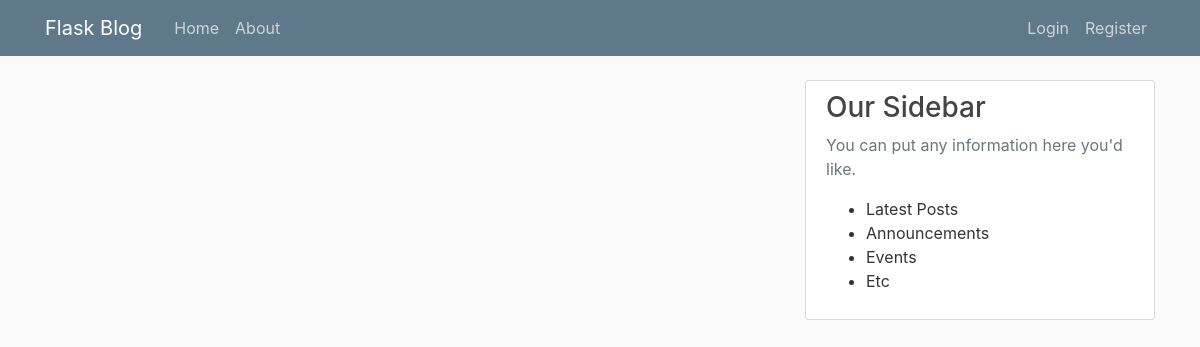
Page /home on the earlier database version.
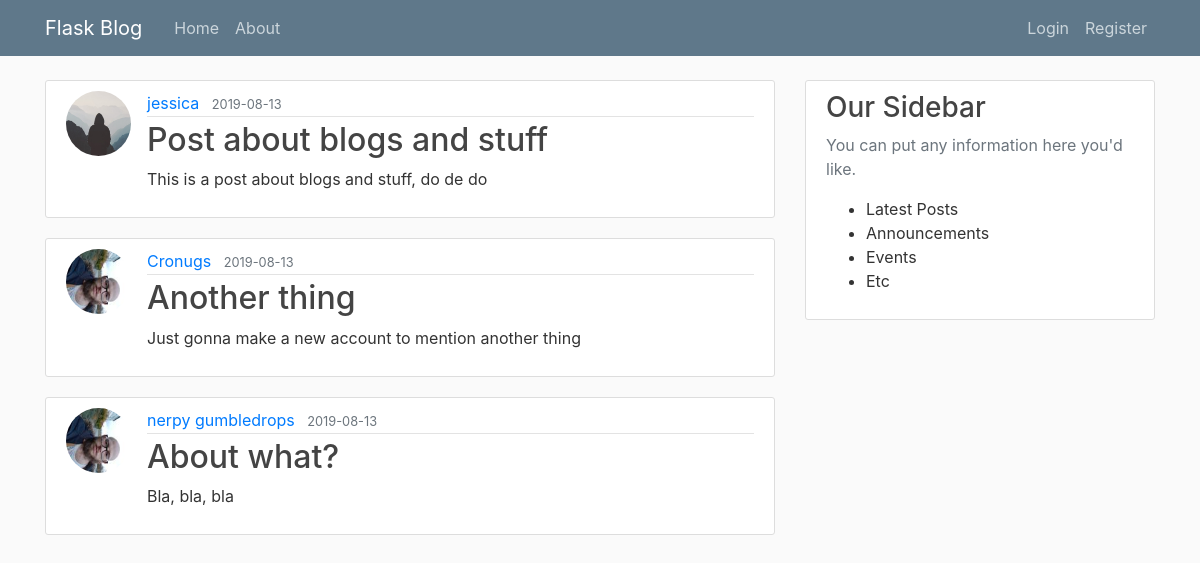
Same page on the later database version.
### flaskblog/models.py (models this page shows, shortened)
class Post(db.Model):
    id = db.Column(db.Integer, primary_key=True)
    title = db.Column(db.String(100), nullable=False)
    date_posted = db.Column(db.DateTime, nullable=False, default=datetime.utcnow)
    content = db.Column(db.Text, nullable=False)
    user_id = db.Column(db.Integer, db.ForeignKey('user.id'), nullable=False)

class User(db.Model, UserMixin):
    id = db.Column(db.Integer, primary_key=True)
    username = db.Column(db.String(20), unique=True, nullable=False)
    email = db.Column(db.String(120), unique=True, nullable=False)
    image_file = db.Column(db.String(20), nullable=False, default='default.jpg')
    password = db.Column(db.String(60), nullable=False)
    posts = db.relationship('Post', backref='author', lazy=True)

### flaskblog/routes.py (the view)
@app.route("/")
@app.route("/home")
def home():
    posts = Post.query.all()
    return render_template('home.html', posts=posts)

### flaskblog/templates/home.html
{% extends 'base.html' %}
{% block content %}
    {% for post in posts %}
        <article class="media content-section">
            <img class="rounded-circle article-img" src="{{ url_for('static', filename='profile_pics/' + post.author.image_file) }}">
            <div class="media-body">
                <div class="article-metadata">
                    <a class="mr-2" href="#">{{ post.author.username }}</a>
                    <small class="text-muted">{{ post.date_posted.strftime('%Y-%m-%d') }}</small>
                </div>
                <h2><a class="article-title" href="{{ url_for('post', post_id=post.id) }}">{{ post.title }}</a></h2>
                <p class="article-content">{{ post.content }}</p>
            </div>
        </article>
    {% endfor %}
{% endblock content %}

### flaskblog/templates/base.html (shortened to what this page needs)
<!DOCTYPE html>
<html lang="en">
<head>
    <link rel="stylesheet" href="https://stackpath.bootstrapcdn.com/bootstrap/4.3.1/css/bootstrap.min.css">
    <link rel="stylesheet" type="text/css" href="{{ url_for('static', filename='main.css') }}">
</head>
<body>
    <header class="site-header">
        <nav class="navbar navbar-expand-md navbar-dark bg-steel fixed-top">
            <div class="container">
                <a class="navbar-brand mr-4" href="{{ url_for('home') }}">Flask Blog</a>
                <div class="collapse navbar-collapse" id="navbarToggle">
                    <div class="navbar-nav mr-auto">
                        <a class="nav-item nav-link" href="{{ url_for('home') }}">Home</a>
                        <a class="nav-item nav-link" href="{{ url_for('about') }}">About</a>
                    </div>
                    <div class="navbar-nav">
                        {% if current_user.is_authenticated %}
                        <a class="nav-item nav-link" href="{{ url_for('new_post') }}">New Post</a>
                            <a class="nav-item nav-link" href="{{ url_for('account') }}">Account</a>
                            <a class="nav-item nav-link" href="{{ url_for('logout') }}">Logout</a>
                        {% else %}
                            <a class="nav-item nav-link" href="{{ url_for('login') }}">Login</a>
                            <a class="nav-item nav-link" href="{{ url_for('register') }}">Register</a>
                        {% endif %}
                    </div>
                </div>
            </div>
        </nav>
    </header>
    <main role="main" class="container">
        <div class="row">
            <div class="col-md-8">
                {% block content %}{% endblock content %}
            </div>
            <div class="col-md-4">
                <div class="content-section">
                    <h3>Our Sidebar</h3>
                    <p class="text-muted">You can put any information here you'd like.
                        <ul>
                            <li>Latest Posts</li>
                            <li>Announcements</li>
                            <li>Events</li>
                            <li>Etc</li>
                        </ul>
                    </p>
                </div>
            </div>
        </div>
    </main>
</body>
</html>

### flaskblog/static/main.css (style rules this page uses)
body { background: #fafafa; color: #333333; margin-top: 5rem; }
h1, h2, h3, h4, h5, h6 { color: #444444; }
.bg-steel { background-color: #5f788a; }
.site-header .navbar-nav .nav-link { color: #cbd5db; }
.content-section { background: #ffffff; padding: 10px 20px; border: 1px solid #dddddd; border-radius: 3px; margin-bottom: 20px; }
.article-title { color: #444444; }
.article-content { white-space: pre-line; }
.article-img { height: 65px; width: 65px; margin-right: 16px; }
.article-metadata { padding-bottom: 1px; margin-bottom: 4px; border-bottom: 1px solid #e3e3e3 }

Differences in the rows shown:
added Post: image_file (placeholder picture), author.username "jessica", date_posted "2019-08-13", title "Post about blogs and stuff", content "This is a post about blogs and stuff, do de do"
added Post: image_file (picture), author.username "Cronugs", date_posted "2019-08-13", title "Another thing", content "Just gonna make a new account to mention another thing"
added Post: image_file (picture), author.username "nerpy gumbledrops", date_posted "2019-08-13", title "About what?", content "Bla, bla, bla"
